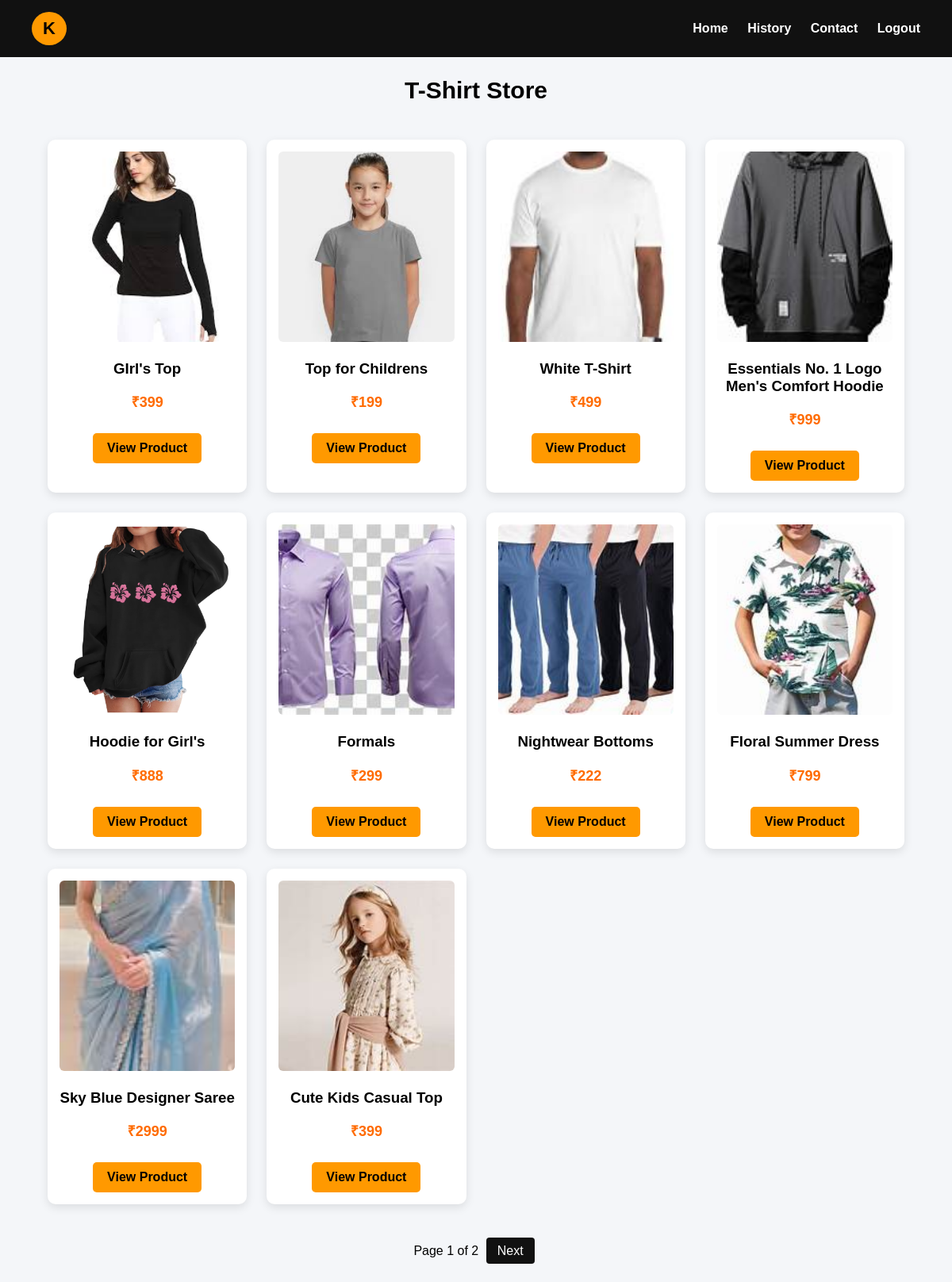
The app's page / (signed in) with its own data.
### testapp/models.py (models this page shows)
class Tshirt(models.Model):
    SIZE_CHOICES = [
        ('S','Small'),
        ('M','Medium'),
        ('L','Large'),
        ('XL','Extra Large'),
        ('XXL','Double XL')
    ]
    name = models.CharField(max_length=100)
    image = models.ImageField(upload_to='tshirts/')
    description = models.TextField()
    price = models.IntegerField()

### testapp/views.py (the view)
# urls.py: path('', views.home, name='home'),
@login_required(login_url='/login/')
def home(request):
    tshirts = Tshirt.objects.all()
    paginator = Paginator(tshirts, 10)
    page_number = request.GET.get('page')
    page_obj = paginator.get_page(page_number)
    return render(request, 'testapp/home.html', {'page_obj': page_obj})

### templates/testapp/home.html (shortened to what this page needs)
{% extends 'testapp/base.html' %}
{% block content %}
<h1 class="title">T-Shirt Store</h1>
<div class="container">
{% for t in page_obj %}
<div class="card">
<a href="/product/{{t.id}}">
<img src="{{t.image.url}}">
</a>
<h3>{{t.name}}</h3>
<p class="price">₹{{t.price}}</p>
<a href="/product/{{t.id}}" class="btn">View Product</a>
</div>
{% endfor %}
</div>
<div class="pagination">
<span>Page {{page_obj.number}} of {{page_obj.paginator.num_pages}}</span>
{% if page_obj.has_next %}
<a href="?page={{page_obj.next_page_number}}">Next</a>
{% endif %}
</div>
{% endblock %}

### static/css/style.css (style rules this page uses)
body { font-family:Arial, Helvetica, sans-serif; background:#f4f6f9; margin:0; }
.title { text-align:center; margin:25px; font-size:30px; }
.container { display:grid; grid-template-columns:repeat(auto-fill,minmax(240px,1fr)); gap:25px; padding:20px 60px; }
.card { background:white; border-radius:10px; box-shadow:0 4px 12px rgba(0,0,0,0.1); text-align:center; padding:15px; transition:0.3s; }
.card img { width:100%; height:240px; object-fit:cover; border-radius:6px; transition:0.3s; }
.price { color:#ff6b00; font-weight:bold; font-size:18px; }
.btn { background:#ff9900; color:black; padding:10px 18px; border-radius:5px; text-decoration:none; display:inline-block; margin-top:10px; font-weight:bold; }
.pagination { text-align:center; margin:30px; }
.pagination a { background:#111; color:white; padding:8px 14px; margin:5px; text-decoration:none; border-radius:4px; }

### records on screen
Tshirt: image (picture), name "GIrl's Top", price "399"
Tshirt: image (picture), name "Top for Childrens", price "199"
Tshirt: image (picture), name "White T-Shirt", price "499"
Tshirt: image (picture), name "Essentials No. 1 Logo Men's Comfort Hoodie", price "999"
Tshirt: image (picture), name "Hoodie for Girl's", price "888"
Tshirt: image (picture), name "Formals", price "299"
Tshirt: image (picture), name "Nightwear Bottoms", price "222"
Tshirt: image (picture), name "Floral Summer Dress", price "799"
Tshirt: image (picture), name "Sky Blue Designer Saree", price "2999"
Tshirt: image (picture), name "Cute Kids Casual Top", price "399"

### other values on screen
{{ page_obj.number }} "1"
{{ page_obj.paginator.num_pages }} "2"
